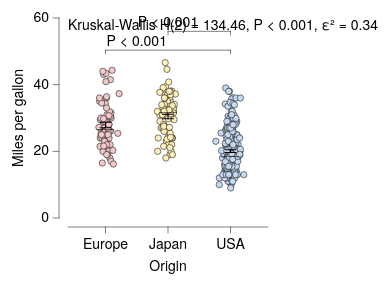

This figure's Vega-Lite source:
### Vega-Lite specification from a JSON file in a GitHub repository (floating-point values rounded to 4 significant figures; data arrays with more than 128 entries replaced by an {"elided": "..."} marker saying what was removed)
{"background": null, "config": {"arc": {"fill": "#DBDBDB", "fillOpacity": 1.0, "innerRadius": 25.0, "padAngle": 0.03, "stroke": "black", "strokeOpacity": 1, "strokeWidth": 0.25}, "area": {"fill": "#DBDBDB", "fillOpacity": 1.0, "stroke": "black", "strokeOpacity": 1, "strokeWidth": 0.25}, "axis": {"domain": true, "domainCap": "round", "domainColor": "black", "domainWidth": 0.25, "grid": false, "gridCap": "round", "gridColor": "#F1F1F1", "gridDash": [0, 0], "gridOpacity": 1.0, "gridWidth": 0.25, "labelColor": "black", "labelFont": "HelveticaNeue", "labelFontSize": 7, "labelFontStyle": "normal", "labelFontWeight": 400, "offset": 4.5, "ticks": true, "tickCap": "round", "tickColor": "black", "tickRound": false, "tickSize": 3, "tickWidth": 0.25, "titleColor": "black", "titleFont": "HelveticaNeue", "titleFontSize": 7, "titleFontStyle": "normal", "titleFontWeight": 400}, "axisX": {"domain": true, "labelAlign": "center", "labelAngle": 0, "labels": true, "ticks": true, "translate": 0}, "axisY": {"domain": true, "labelAlign": "right", "labelAngle": 0, "labels": true, "ticks": true, "translate": 0}, "axisRight": {"domain": true, "labelAlign": "left", "labelAngle": 0, "labels": true, "ticks": true, "translate": 0}, "axisTop": {"domain": true, "labelAlign": "center", "labelAngle": 0, "labels": true, "ticks": true, "translate": 0}, "axisBand": {"tickOffset": 0}, "bar": {"fill": "#DBDBDB", "fillOpacity": 1.0, "stroke": "black", "strokeOpacity": 1, "strokeWidth": 0.25}, "boxplot": {"size": 9.0, "ticks": {"cornerRadius": 0.25, "fill": "black", "size": 4.5, "thickness": 0.25}, "box": {"fillOpacity": 1.0, "stroke": "black", "strokeOpacity": 1, "strokeWidth": 0.25}, "median": {"fill": "black", "fillOpacity": 1.0, "size": 9.0, "thickness": 0.25}, "rule": {"fill": "black", "fillOpacity": 1.0, "size": 10.0, "stroke": "black", "strokeDash": [0, 0], "strokeOpacity": 1, "strokeWidth": 0.25}, "outliers": {"color": "black", "fill": "black", "fillOpacity": 1.0, "size": 0, "stroke": "black", "strokeOpacity": 1, "strokeWidth": 0.25}}, "circle": {"fill": "black", "fillOpacity": 1.0, "size": 0.5, "stroke": null, "strokeOpacity": 1, "strokeWidth": 0.25}, "errorband": {"band": {"fillOpacity": 0.6, "stroke": null, "strokeWidth": 0.25, "strokeOpacity": 1}, "borders": {"opacity": 0, "strokeOpacity": 0.25, "strokeWidth": 1}}, "errorbar": {"opacity": 1, "rule": {"strokeDash": [0, 0], "strokeWidth": 0.5}, "ticks": {"color": "black", "cornerRadius": 0.25, "opacity": 1, "size": 6.0, "thickness": 0.5}, "thickness": 0.5}, "font": "HelveticaNeue", "geoshape": {"fill": "#DBDBDB", "fillOpacity": 1.0, "stroke": "black", "strokeOpacity": 1, "strokeWidth": 0.25}, "header": {"labelColor": "black", "labelFont": "HelveticaNeue", "labelFontSize": 7, "labelFontStyle": "normal", "labelFontWeight": 400, "titleColor": "black", "titleFont": "HelveticaNeue", "titleFontSize": 7, "titleFontStyle": "normal", "titleFontWeight": 400, "titlePadding": 0}, "legend": {"disable": false, "offset": 4.5, "gradientLength": 50.0, "gradientThickness": 5.0, "gradientOpacity": 1.0, "gradientStrokeColor": "black", "gradientStrokeWidth": 0.25, "labelColor": "black", "labelFont": "HelveticaNeue", "labelFontSize": 7, "labelFontStyle": "normal", "labelFontWeight": 400, "strokeColor": "black", "strokeWidth": 0, "symbolSize": 42, "symbolStrokeColor": "black", "symbolStrokeWidth": 0.25, "titleColor": "black", "titleFont": "HelveticaNeue", "titleFontSize": 7, "titleFontStyle": "normal", "titleFontWeight": 400}, "line": {"color": "black", "stroke": "black", "strokeCap": "round", "strokeDash": [0, 0], "strokeOpacity": 1, "strokeWidth": 0.375}, "point": {"filled": true, "fill": "#DBDBDB", "fillOpacity": 1.0, "size": 5.0, "stroke": "black", "strokeOpacity": 1, "strokeWidth": 0.25}, "range": {"category": ["#C6D9F1", "#F1C9CB", "#FEF0B9", "#CEE37A", "#7AA8E0", "#E589A3", "#FDDD5D", "#68B961", "#4177B1", "#C35082", "#E5C227", "#438156"], "diverging": {"scheme": ["#C35082", "#CE6D94", "#D989A7", "#E2A4BA", "#EABFCE", "#F1DBE2", "#F6F6F6", "#D7E0EB", "#B9CBE0", "#9BB6D5", "#7DA1C9", "#5F8CBD", "#4177B1"]}, "heatmap": {"scheme": ["#DFE9F7", "#C6D9F1", "#ADC8EC", "#94B8E6", "#7AA8E0", "#6097DA", "#4D87CA", "#4177B1", "#386898", "#2F597F", "#264A69", "#1D3A58"]}, "ordinal": {"scheme": ["#F1F1F1", "#DBDBDB", "#C6C6C6", "#B2B2B2", "#9D9D9D", "#898989", "#767676", "#636363", "#515151", "#404040", "#2F2F2F", "#1F1F1F"]}, "ramp": {"scheme": ["#DFE9F7", "#C6D9F1", "#ADC8EC", "#94B8E6", "#7AA8E0", "#6097DA", "#4D87CA", "#4177B1", "#386898", "#2F597F", "#264A69", "#1D3A58"]}}, "rule": {"color": "black", "stroke": "black", "strokeCap": "round", "strokeDash": [2, 2], "strokeOpacity": 1, "strokeWidth": 0.25}, "scale": {"bandPaddingInner": 0.1, "bandPaddingOuter": 0.1, "round": false}, "rect": {"fill": "#DBDBDB", "fillOpacity": 1.0, "stroke": "black", "strokeOpacity": 1, "strokeWidth": 0.25}, "square": {"fill": "#DBDBDB", "fillOpacity": 1.0, "size": 10.0, "stroke": "black", "strokeOpacity": 1, "strokeWidth": 0.25}, "text": {"color": "black", "font": "HelveticaNeue", "fontSize": 7, "fontStyle": "normal", "fontWeight": 400}, "title": {"anchor": "middle", "frame": "group", "color": "black", "font": "HelveticaNeue", "fontSize": 7, "fontStyle": "normal", "fontWeight": 400, "subtitleColor": "black", "subtitleFont": "HelveticaNeue", "subtitleFontSize": "HelveticaNeue", "subtitleFontStyle": "normal", "subtitleFontWeight": 400}, "view": {"continuousWidth": 100, "continuousHeight": 100, "discreteWidth": 100, "discreteHeight": 100, "fill": null, "stroke": null, "strokeWidth": 0.25}}, "layer": [{"data": {"name": "data-5a85ede2053d4aec77293cfb476ae07b"}, "mark": {"type": "circle", "opacity": 1.0, "size": 10.0, "stroke": "black", "strokeOpacity": 1, "strokeWidth": 0.25}, "encoding": {"color": {"field": "Origin", "legend": null, "sort": ["USA", "Europe", "Japan"], "title": null, "type": "nominal"}, "x": {"axis": {}, "field": "Origin", "sort": ["USA", "Europe", "Japan"], "title": "Origin", "type": "nominal"}, "xOffset": {"field": "jitter_x", "scale": {"domain": [-7.33, 7.33], "range": [5.17, 19.83]}, "type": "quantitative"}, "y": {"field": "Miles_per_Gallon", "title": "Miles per gallon", "type": "quantitative"}}}, {"data": {"name": "data-64e7897fd8423deef5c97d660b6d3367"}, "mark": {"type": "errorbar"}, "encoding": {"x": {"axis": {}, "field": "Origin", "sort": ["USA", "Europe", "Japan"], "title": "Origin", "type": "nominal"}, "y": {"field": "__mean", "title": "Miles per gallon", "type": "quantitative"}, "yError": {"field": "__error"}}}, {"data": {"name": "data-5a85ede2053d4aec77293cfb476ae07b"}, "mark": {"type": "boxplot", "box": {"fillOpacity": 0, "strokeOpacity": 0}, "outliers": {"opacity": 0}, "rule": {"strokeOpacity": 0}, "ticks": false}, "encoding": {"x": {"axis": {}, "field": "Origin", "sort": ["USA", "Europe", "Japan"], "title": "Origin", "type": "nominal"}, "y": {"field": "Miles_per_Gallon", "title": "Miles per gallon", "type": "quantitative"}}}, {"layer": [{"data": {"values": [{"__dysonsphere__": 1}]}, "mark": {"type": "text", "align": "left", "angle": 0, "baseline": "top", "dx": 0, "dy": 0, "fontSize": 7, "opacity": 1.0}, "encoding": {"text": {"value": "Kruskal-Wallis H(2) = 134.46, P < 0.001, ε² = 0.34"}, "x": {"value": 0}, "y": {"value": 0}}}, {"layer": [{"data": {"values": [{"x": "USA", "x2": "Europe", "y": 50.36, "__dysonsphere__": 1}]}, "mark": {"type": "rule", "strokeCap": "round", "strokeDash": [0, 0], "strokeWidth": 0.25}, "encoding": {"x": {"field": "x", "type": "nominal"}, "x2": {"field": "x2"}, "y": {"field": "y", "type": "quantitative"}}}, {"data": {"values": [{"x": "USA", "y": 50.36, "y2": 49.23, "__dysonsphere__": 1}]}, "mark": {"type": "rule", "strokeCap": "round", "strokeDash": [0, 0], "strokeWidth": 0.25}, "encoding": {"x": {"field": "x", "type": "nominal"}, "y": {"field": "y", "type": "quantitative"}, "y2": {"field": "y2"}}}, {"data": {"values": [{"x": "Europe", "y": 50.36, "y2": 49.23, "__dysonsphere__": 1}]}, "mark": {"type": "rule", "strokeCap": "round", "strokeDash": [0, 0], "strokeWidth": 0.25}, "encoding": {"x": {"field": "x", "type": "nominal"}, "y": {"field": "y", "type": "quantitative"}, "y2": {"field": "y2"}}}, {"data": {"values": [{"y": 50.36, "label": "P < 0.001", "__dysonsphere__": 1}]}, "mark": {"type": "text", "align": "center", "dy": -4, "fontSize": 7}, "encoding": {"text": {"field": "label", "type": "nominal"}, "x": {"value": 34.38}, "y": {"field": "y", "type": "quantitative"}}}]}, {"layer": [{"data": {"values": [{"x": "USA", "x2": "Japan", "y": 56.0, "__dysonsphere__": 1}]}, "mark": {"type": "rule", "strokeCap": "round", "strokeDash": [0, 0], "strokeWidth": 0.25}, "encoding": {"x": {"field": "x", "type": "nominal"}, "x2": {"field": "x2"}, "y": {"field": "y", "type": "quantitative"}}}, {"data": {"values": [{"x": "USA", "y": 56.0, "y2": 54.87, "__dysonsphere__": 1}]}, "mark": {"type": "rule", "strokeCap": "round", "strokeDash": [0, 0], "strokeWidth": 0.25}, "encoding": {"x": {"field": "x", "type": "nominal"}, "y": {"field": "y", "type": "quantitative"}, "y2": {"field": "y2"}}}, {"data": {"values": [{"x": "Japan", "y": 56.0, "y2": 54.87, "__dysonsphere__": 1}]}, "mark": {"type": "rule", "strokeCap": "round", "strokeDash": [0, 0], "strokeWidth": 0.25}, "encoding": {"x": {"field": "x", "type": "nominal"}, "y": {"field": "y", "type": "quantitative"}, "y2": {"field": "y2"}}}, {"data": {"values": [{"y": 56.0, "label": "P < 0.001", "__dysonsphere__": 1}]}, "mark": {"type": "text", "align": "center", "dy": -4, "fontSize": 7}, "encoding": {"text": {"field": "label", "type": "nominal"}, "x": {"value": 50.0}, "y": {"field": "y", "type": "quantitative"}}}]}], "name": "__dysonsphere_7f31558d4d7656ba_5"}], "$schema": "https://vega.github.io/schema/vega-lite/v6.4.1.json", "datasets": {"data-5a85ede2053d4aec77293cfb476ae07b": {"elided": "398 records"}, "data-64e7897fd8423deef5c97d660b6d3367": [{"Origin": "USA", "__mean": 20.08, "__error": 0.4058, "__dysonsphere__": 1}, {"Origin": "Japan", "__mean": 30.45, "__error": 0.6852, "__dysonsphere__": 1}, {"Origin": "Europe", "__mean": 27.89, "__error": 0.8037, "__dysonsphere__": 1}]}}
